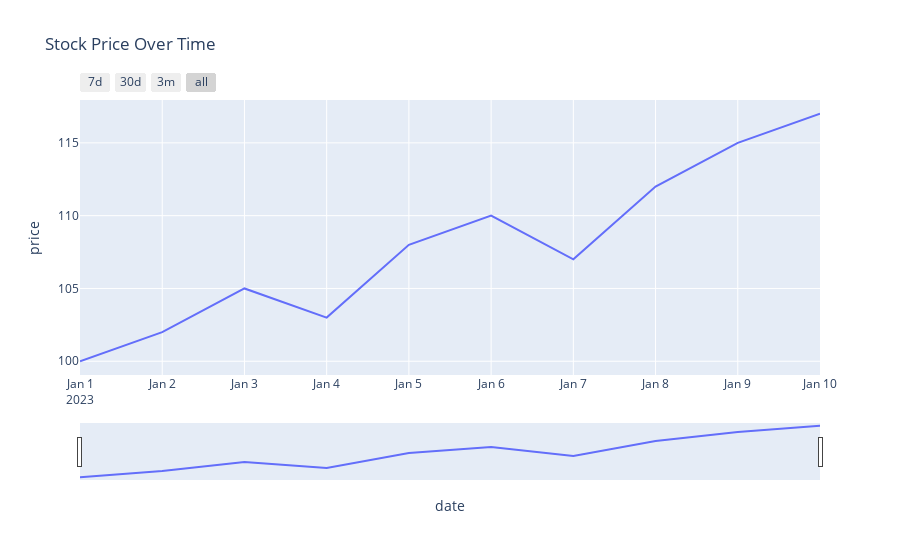

The notebook cell this image was saved under:
### Markdown cell above
✅ You’ll see two lines, one for each country, with a color legend.

---

### c) Real Example with Dates

👉 Daily stock prices:

### Code cell
import plotly.express as px
import pandas as pd

# Example stock price data
data = pd.DataFrame({
    "date": pd.date_range(start="2023-01-01", periods=10, freq="D"),
    "price": [100, 102, 105, 103, 108, 110, 107, 112, 115, 117]
})

fig = px.line(data, x="date", y="price", title="Stock Price Over Time")
# Add range slider and selector buttons
fig.update_layout(
    xaxis=dict(
        rangeselector=dict(
            buttons=list([
                dict(count=7, label="7d", step="day", stepmode="backward"),
                dict(count=30, label="30d", step="day", stepmode="backward"),
                dict(count=90, label="3m", step="day", stepmode="backward"),
                dict(step="all")
            ])
        ),
        rangeslider=dict(visible=True),
        type="date"
    )
)
fig.show()

### Figure 1 — Plotly figure (JSON) as saved in the notebook; plotly's stock layout.template omitted (floating-point values rounded to 4 significant figures)
{"data": [{"hovertemplate": "date=%{x}<br>price=%{y}<extra></extra>", "legendgroup": "", "line": {"color": "#636efa", "dash": "solid"}, "marker": {"symbol": "circle"}, "mode": "lines", "name": "", "orientation": "v", "showlegend": false, "type": "scatter", "x": ["2023-01-01T00:00:00.000000000", "2023-01-02T00:00:00.000000000", "2023-01-03T00:00:00.000000000", "2023-01-04T00:00:00.000000000", "2023-01-05T00:00:00.000000000", "2023-01-06T00:00:00.000000000", "2023-01-07T00:00:00.000000000", "2023-01-08T00:00:00.000000000", "2023-01-09T00:00:00.000000000", "2023-01-10T00:00:00.000000000"], "xaxis": "x", "y": [100, 102, 105, 103, 108, 110, 107, 112, 115, 117], "yaxis": "y"}], "layout": {"legend": {"tracegroupgap": 0}, "title": {"text": "Stock Price Over Time"}, "xaxis": {"anchor": "y", "domain": [0, 1], "rangeselector": {"buttons": [{"count": 7, "label": "7d", "step": "day", "stepmode": "backward"}, {"count": 30, "label": "30d", "step": "day", "stepmode": "backward"}, {"count": 90, "label": "3m", "step": "day", "stepmode": "backward"}, {"step": "all"}]}, "rangeslider": {"visible": true}, "title": {"text": "date"}, "type": "date"}, "yaxis": {"anchor": "x", "domain": [0, 1], "title": {"text": "price"}}}}
